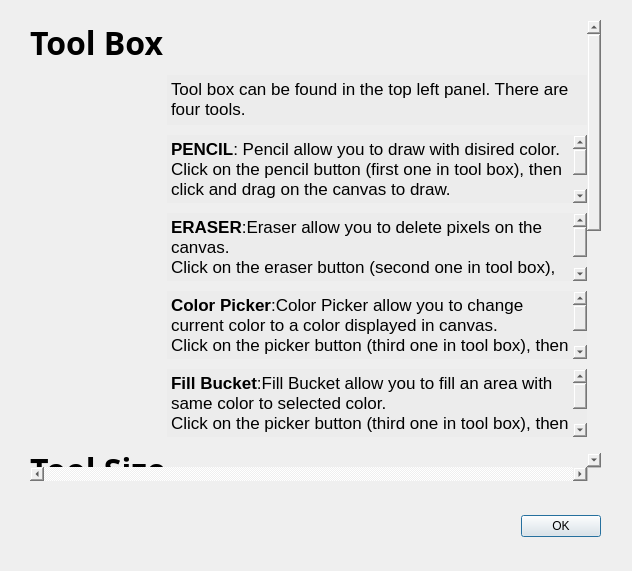
<?xml version="1.0" encoding="UTF-8"?>
<ui version="4.0">
 <class>helpmenu</class>
 <widget class="QDialog" name="helpmenu">
  <property name="geometry">
   <rect>
    <x>0</x>
    <y>0</y>
    <width>632</width>
    <height>571</height>
   </rect>
  </property>
  <property name="maximumSize">
   <size>
    <width>16777215</width>
    <height>10000</height>
   </size>
  </property>
  <property name="windowTitle">
   <string>Help Menu</string>
  </property>
  <widget class="QDialogButtonBox" name="buttonBox">
   <property name="geometry">
    <rect>
     <x>260</x>
     <y>510</y>
     <width>341</width>
     <height>32</height>
    </rect>
   </property>
   <property name="orientation">
    <enum>Qt::Horizontal</enum>
   </property>
   <property name="standardButtons">
    <set>QDialogButtonBox::Ok</set>
   </property>
  </widget>
  <widget class="QScrollArea" name="scrollArea">
   <property name="geometry">
    <rect>
     <x>30</x>
     <y>20</y>
     <width>571</width>
     <height>461</height>
    </rect>
   </property>
   <property name="styleSheet">
    <string notr="true">border:none;</string>
   </property>
   <property name="verticalScrollBarPolicy">
    <enum>Qt::ScrollBarAlwaysOn</enum>
   </property>
   <property name="horizontalScrollBarPolicy">
    <enum>Qt::ScrollBarAlwaysOn</enum>
   </property>
   <property name="sizeAdjustPolicy">
    <enum>QAbstractScrollArea::AdjustToContents</enum>
   </property>
   <property name="widgetResizable">
    <bool>true</bool>
   </property>
   <widget class="QWidget" name="scrollAreaWidgetContents_2">
    <property name="geometry">
     <rect>
      <x>0</x>
      <y>0</y>
      <width>554</width>
      <height>989</height>
     </rect>
    </property>
    <layout class="QGridLayout" name="gridLayout" rowstretch="0,0,0,0,0,0,0,0,0,0,0,0,0,0,0">
     <property name="leftMargin">
      <number>0</number>
     </property>
     <property name="topMargin">
      <number>0</number>
     </property>
     <property name="rightMargin">
      <number>0</number>
     </property>
     <property name="bottomMargin">
      <number>0</number>
     </property>
     <property name="horizontalSpacing">
      <number>5</number>
     </property>
     <property name="verticalSpacing">
      <number>10</number>
     </property>
     <item row="10" column="2">
      <widget class="QTextBrowser" name="frameLabel">
       <property name="styleSheet">
        <string notr="true">background-color: rgb(236, 236, 236);
border:none;</string>
       </property>
       <property name="html">
        <string>&lt;!DOCTYPE HTML PUBLIC &quot;-//W3C//DTD HTML 4.0//EN&quot; &quot;http://www.w3.org/TR/REC-html40/strict.dtd&quot;&gt;
&lt;html&gt;&lt;head&gt;&lt;meta name=&quot;qrichtext&quot; content=&quot;1&quot; /&gt;&lt;meta charset=&quot;utf-8&quot; /&gt;&lt;style type=&quot;text/css&quot;&gt;
p, li { white-space: pre-wrap; }
hr { height: 1px; border-width: 0; }
li.unchecked::marker { content: &quot;\2610&quot;; }
li.checked::marker { content: &quot;\2612&quot;; }
&lt;/style&gt;&lt;/head&gt;&lt;body style=&quot; font-family:'Segoe UI'; font-size:9pt; font-weight:400; font-style:normal;&quot;&gt;
&lt;p style=&quot; margin-top:0px; margin-bottom:0px; margin-left:0px; margin-right:0px; -qt-block-indent:0; text-indent:0px;&quot;&gt;&lt;span style=&quot; font-family:'.AppleSystemUIFont'; font-size:13pt;&quot;&gt;The Frame panel is located on the bottom of the main window.&lt;/span&gt;&lt;/p&gt;
&lt;p style=&quot;-qt-paragraph-type:empty; margin-top:0px; margin-bottom:0px; margin-left:0px; margin-right:0px; -qt-block-indent:0; text-indent:0px; font-family:'.AppleSystemUIFont'; font-size:13pt;&quot;&gt;&lt;br /&gt;&lt;/p&gt;
&lt;p style=&quot; margin-top:0px; margin-bottom:0px; margin-left:0px; margin-right:0px; -qt-block-indent:0; text-indent:0px;&quot;&gt;&lt;span style=&quot; font-family:'.AppleSystemUIFont'; font-size:13pt; font-weight:700;&quot;&gt;Select Frame&lt;/span&gt;&lt;span style=&quot; font-family:'.AppleSystemUIFont'; font-size:13pt;&quot;&gt;: Click on the frame. Frame is selected when the black border showing up. The current canvas is  set to the selected frame.&lt;/span&gt;&lt;/p&gt;
&lt;p style=&quot;-qt-paragraph-type:empty; margin-top:0px; margin-bottom:0px; margin-left:0px; margin-right:0px; -qt-block-indent:0; text-indent:0px; font-family:'.AppleSystemUIFont'; font-size:13pt; font-weight:700;&quot;&gt;&lt;br /&gt;&lt;/p&gt;
&lt;p style=&quot; margin-top:0px; margin-bottom:0px; margin-left:0px; margin-right:0px; -qt-block-indent:0; text-indent:0px;&quot;&gt;&lt;span style=&quot; font-family:'.AppleSystemUIFont'; font-size:13pt; font-weight:700;&quot;&gt;Add Frame&lt;/span&gt;&lt;span style=&quot; font-family:'.AppleSystemUIFont'; font-size:13pt;&quot;&gt;: To add a fame, click on the &lt;/span&gt;&lt;span style=&quot; font-family:'.AppleSystemUIFont'; font-size:13pt; font-weight:700;&quot;&gt;+&lt;/span&gt;&lt;span style=&quot; font-family:'.AppleSystemUIFont'; font-size:13pt;&quot;&gt; button at the right side of the frame. This will create a new frame at the end&lt;/span&gt;&lt;/p&gt;
&lt;p style=&quot;-qt-paragraph-type:empty; margin-top:0px; margin-bottom:0px; margin-left:0px; margin-right:0px; -qt-block-indent:0; text-indent:0px; font-family:'.AppleSystemUIFont'; font-size:13pt;&quot;&gt;&lt;br /&gt;&lt;/p&gt;
&lt;p style=&quot; margin-top:0px; margin-bottom:0px; margin-left:0px; margin-right:0px; -qt-block-indent:0; text-indent:0px;&quot;&gt;&lt;span style=&quot; font-family:'.AppleSystemUIFont'; font-size:13pt; font-weight:700;&quot;&gt;Delete Frame&lt;/span&gt;&lt;span style=&quot; font-family:'.AppleSystemUIFont'; font-size:13pt;&quot;&gt;: To delete a frame, select a frame, then press &lt;/span&gt;&lt;span style=&quot; font-family:'.AppleSystemUIFont'; font-size:13pt; font-weight:700;&quot;&gt;DELETE&lt;/span&gt;&lt;span style=&quot; font-family:'.AppleSystemUIFont'; font-size:13pt;&quot;&gt; key on key board for Windows, press &lt;/span&gt;&lt;span style=&quot; font-family:'.AppleSystemUIFont'; font-size:13pt; font-weight:700;&quot;&gt;BACKSPACE&lt;/span&gt;&lt;span style=&quot; font-family:'.AppleSystemUIFont'; font-size:13pt;&quot;&gt; on MAC.&lt;/span&gt;&lt;/p&gt;&lt;/body&gt;&lt;/html&gt;</string>
       </property>
      </widget>
     </item>
     <item row="7" column="2">
      <widget class="QTextBrowser" name="sizeLabel">
       <property name="styleSheet">
        <string notr="true">background-color: rgb(236, 236, 236);
border:none;</string>
       </property>
       <property name="html">
        <string>&lt;!DOCTYPE HTML PUBLIC &quot;-//W3C//DTD HTML 4.0//EN&quot; &quot;http://www.w3.org/TR/REC-html40/strict.dtd&quot;&gt;
&lt;html&gt;&lt;head&gt;&lt;meta name=&quot;qrichtext&quot; content=&quot;1&quot; /&gt;&lt;meta charset=&quot;utf-8&quot; /&gt;&lt;style type=&quot;text/css&quot;&gt;
p, li { white-space: pre-wrap; }
hr { height: 1px; border-width: 0; }
li.unchecked::marker { content: &quot;\2610&quot;; }
li.checked::marker { content: &quot;\2612&quot;; }
&lt;/style&gt;&lt;/head&gt;&lt;body style=&quot; font-family:'Segoe UI'; font-size:9pt; font-weight:400; font-style:normal;&quot;&gt;
&lt;p style=&quot; margin-top:0px; margin-bottom:0px; margin-left:0px; margin-right:0px; -qt-block-indent:0; text-indent:0px;&quot;&gt;&lt;span style=&quot; font-family:'.AppleSystemUIFont'; font-size:13pt; font-weight:700;&quot;&gt;Size Slider&lt;/span&gt;&lt;span style=&quot; font-family:'.AppleSystemUIFont'; font-size:13pt;&quot;&gt;: the size slider can be found in the bottom left anel. The slide bar controls the size for pencil and earser. &lt;/span&gt;&lt;/p&gt;&lt;/body&gt;&lt;/html&gt;</string>
       </property>
      </widget>
     </item>
     <item row="6" column="0" colspan="3">
      <widget class="QLabel" name="toolSizeLabel">
       <property name="font">
        <font>
         <family>Avenir</family>
         <pointsize>24</pointsize>
         <italic>false</italic>
         <bold>true</bold>
        </font>
       </property>
       <property name="text">
        <string>Tool Size</string>
       </property>
      </widget>
     </item>
     <item row="1" column="2">
      <widget class="QTextBrowser" name="toolTextBrowser">
       <property name="maximumSize">
        <size>
         <width>16777215</width>
         <height>50</height>
        </size>
       </property>
       <property name="autoFillBackground">
        <bool>false</bool>
       </property>
       <property name="styleSheet">
        <string notr="true">background-color: rgb(236, 236, 236);
border:none;</string>
       </property>
       <property name="html">
        <string>&lt;!DOCTYPE HTML PUBLIC &quot;-//W3C//DTD HTML 4.0//EN&quot; &quot;http://www.w3.org/TR/REC-html40/strict.dtd&quot;&gt;
&lt;html&gt;&lt;head&gt;&lt;meta name=&quot;qrichtext&quot; content=&quot;1&quot; /&gt;&lt;meta charset=&quot;utf-8&quot; /&gt;&lt;style type=&quot;text/css&quot;&gt;
p, li { white-space: pre-wrap; }
hr { height: 1px; border-width: 0; }
li.unchecked::marker { content: &quot;\2610&quot;; }
li.checked::marker { content: &quot;\2612&quot;; }
&lt;/style&gt;&lt;/head&gt;&lt;body style=&quot; font-family:'Segoe UI'; font-size:9pt; font-weight:400; font-style:normal;&quot;&gt;
&lt;p style=&quot; margin-top:0px; margin-bottom:0px; margin-left:0px; margin-right:0px; -qt-block-indent:0; text-indent:0px;&quot;&gt;&lt;span style=&quot; font-family:'.AppleSystemUIFont'; font-size:13pt;&quot;&gt;Tool box can be found in the top left panel. There are four tools.&lt;/span&gt;&lt;/p&gt;&lt;/body&gt;&lt;/html&gt;</string>
       </property>
      </widget>
     </item>
     <item row="0" column="0" colspan="3">
      <widget class="QLabel" name="toolBoxLabel">
       <property name="font">
        <font>
         <family>Avenir</family>
         <pointsize>24</pointsize>
         <italic>false</italic>
         <bold>true</bold>
        </font>
       </property>
       <property name="text">
        <string>Tool Box</string>
       </property>
      </widget>
     </item>
     <item row="5" column="0">
      <widget class="QLabel" name="bucketIcon">
       <property name="maximumSize">
        <size>
         <width>64</width>
         <height>65</height>
        </size>
       </property>
       <property name="text">
        <string/>
       </property>
       <property name="pixmap">
        <pixmap resource="Resources.qrc">:/images/icons/Bucket.PNG</pixmap>
       </property>
       <property name="scaledContents">
        <bool>true</bool>
       </property>
      </widget>
     </item>
     <item row="13" column="0">
      <widget class="QLabel" name="colorLabel">
       <property name="font">
        <font>
         <family>Avenir</family>
         <pointsize>24</pointsize>
         <italic>false</italic>
         <bold>true</bold>
        </font>
       </property>
       <property name="text">
        <string>Color</string>
       </property>
      </widget>
     </item>
     <item row="8" column="0">
      <widget class="QLabel" name="framesLabel">
       <property name="font">
        <font>
         <family>Avenir</family>
         <pointsize>24</pointsize>
         <italic>false</italic>
         <bold>true</bold>
        </font>
       </property>
       <property name="text">
        <string>Frames</string>
       </property>
      </widget>
     </item>
     <item row="12" column="2">
      <widget class="QTextBrowser" name="previewTextBrowser">
       <property name="styleSheet">
        <string notr="true">background-color: rgb(236, 236, 236);
border:none;</string>
       </property>
       <property name="html">
        <string>&lt;!DOCTYPE HTML PUBLIC &quot;-//W3C//DTD HTML 4.0//EN&quot; &quot;http://www.w3.org/TR/REC-html40/strict.dtd&quot;&gt;
&lt;html&gt;&lt;head&gt;&lt;meta name=&quot;qrichtext&quot; content=&quot;1&quot; /&gt;&lt;meta charset=&quot;utf-8&quot; /&gt;&lt;style type=&quot;text/css&quot;&gt;
p, li { white-space: pre-wrap; }
hr { height: 1px; border-width: 0; }
li.unchecked::marker { content: &quot;\2610&quot;; }
li.checked::marker { content: &quot;\2612&quot;; }
&lt;/style&gt;&lt;/head&gt;&lt;body style=&quot; font-family:'Segoe UI'; font-size:9pt; font-weight:400; font-style:normal;&quot;&gt;
&lt;p style=&quot; margin-top:0px; margin-bottom:0px; margin-left:0px; margin-right:0px; -qt-block-indent:0; text-indent:0px;&quot;&gt;&lt;span style=&quot; font-family:'.AppleSystemUIFont'; font-size:13pt;&quot;&gt;The Preview panel is located on the top right of the main window.&lt;/span&gt;&lt;/p&gt;
&lt;p style=&quot;-qt-paragraph-type:empty; margin-top:0px; margin-bottom:0px; margin-left:0px; margin-right:0px; -qt-block-indent:0; text-indent:0px; font-family:'.AppleSystemUIFont'; font-size:13pt;&quot;&gt;&lt;br /&gt;&lt;/p&gt;
&lt;p style=&quot; margin-top:0px; margin-bottom:0px; margin-left:0px; margin-right:0px; -qt-block-indent:0; text-indent:0px;&quot;&gt;&lt;span style=&quot; font-family:'.AppleSystemUIFont'; font-size:13pt; font-weight:700;&quot;&gt;Preview Window&lt;/span&gt;&lt;span style=&quot; font-family:'.AppleSystemUIFont'; font-size:13pt;&quot;&gt;: Preview window would show the current animation as if user export it.&lt;/span&gt;&lt;/p&gt;
&lt;p style=&quot;-qt-paragraph-type:empty; margin-top:0px; margin-bottom:0px; margin-left:0px; margin-right:0px; -qt-block-indent:0; text-indent:0px; font-family:'.AppleSystemUIFont'; font-size:13pt; font-weight:700;&quot;&gt;&lt;br /&gt;&lt;/p&gt;
&lt;p style=&quot; margin-top:0px; margin-bottom:0px; margin-left:0px; margin-right:0px; -qt-block-indent:0; text-indent:0px;&quot;&gt;&lt;span style=&quot; font-family:'.AppleSystemUIFont'; font-size:13pt; font-weight:700;&quot;&gt;FPS Silder&lt;/span&gt;&lt;span style=&quot; font-family:'.AppleSystemUIFont'; font-size:13pt;&quot;&gt;: The slider control the frame rate per second, which is the speed that the animation will be played.&lt;/span&gt;&lt;/p&gt;&lt;/body&gt;&lt;/html&gt;</string>
       </property>
      </widget>
     </item>
     <item row="14" column="2">
      <widget class="QTextBrowser" name="colorTextBrowser">
       <property name="styleSheet">
        <string notr="true">background-color: rgb(236, 236, 236);
border:none;</string>
       </property>
       <property name="html">
        <string>&lt;!DOCTYPE HTML PUBLIC &quot;-//W3C//DTD HTML 4.0//EN&quot; &quot;http://www.w3.org/TR/REC-html40/strict.dtd&quot;&gt;
&lt;html&gt;&lt;head&gt;&lt;meta name=&quot;qrichtext&quot; content=&quot;1&quot; /&gt;&lt;meta charset=&quot;utf-8&quot; /&gt;&lt;style type=&quot;text/css&quot;&gt;
p, li { white-space: pre-wrap; }
hr { height: 1px; border-width: 0; }
li.unchecked::marker { content: &quot;\2610&quot;; }
li.checked::marker { content: &quot;\2612&quot;; }
&lt;/style&gt;&lt;/head&gt;&lt;body style=&quot; font-family:'Segoe UI'; font-size:9pt; font-weight:400; font-style:normal;&quot;&gt;
&lt;p style=&quot; margin-top:0px; margin-bottom:0px; margin-left:0px; margin-right:0px; -qt-block-indent:0; text-indent:0px;&quot;&gt;&lt;span style=&quot; font-family:'.AppleSystemUIFont'; font-size:13pt;&quot;&gt;The color panel is located on the bottom right corner of the main window.&lt;/span&gt;&lt;/p&gt;
&lt;p style=&quot;-qt-paragraph-type:empty; margin-top:0px; margin-bottom:0px; margin-left:0px; margin-right:0px; -qt-block-indent:0; text-indent:0px; font-family:'.AppleSystemUIFont'; font-size:13pt;&quot;&gt;&lt;br /&gt;&lt;/p&gt;
&lt;p style=&quot; margin-top:0px; margin-bottom:0px; margin-left:0px; margin-right:0px; -qt-block-indent:0; text-indent:0px;&quot;&gt;&lt;span style=&quot; font-family:'.AppleSystemUIFont'; font-size:13pt; font-weight:700;&quot;&gt;Current Color&lt;/span&gt;&lt;span style=&quot; font-family:'.AppleSystemUIFont'; font-size:13pt;&quot;&gt;: This display the current color that the tool is using.&lt;/span&gt;&lt;/p&gt;
&lt;p style=&quot;-qt-paragraph-type:empty; margin-top:0px; margin-bottom:0px; margin-left:0px; margin-right:0px; -qt-block-indent:0; text-indent:0px; font-family:'.AppleSystemUIFont'; font-size:13pt; font-weight:700;&quot;&gt;&lt;br /&gt;&lt;/p&gt;
&lt;p style=&quot; margin-top:0px; margin-bottom:0px; margin-left:0px; margin-right:0px; -qt-block-indent:0; text-indent:0px;&quot;&gt;&lt;span style=&quot; font-family:'.AppleSystemUIFont'; font-size:13pt; font-weight:700;&quot;&gt;Custom Colors&lt;/span&gt;&lt;span style=&quot; font-family:'.AppleSystemUIFont'; font-size:13pt;&quot;&gt;: There are five slots that allows you to save color. &lt;/span&gt;&lt;span style=&quot; font-family:'.AppleSystemUIFont'; font-size:13pt; font-weight:700;&quot;&gt;Click &lt;/span&gt;&lt;span style=&quot; font-family:'.AppleSystemUIFont'; font-size:13pt;&quot;&gt;on the current color and &lt;/span&gt;&lt;span style=&quot; font-family:'.AppleSystemUIFont'; font-size:13pt; font-weight:700;&quot;&gt;Drag&lt;/span&gt;&lt;span style=&quot; font-family:'.AppleSystemUIFont'; font-size:13pt;&quot;&gt; it to the slot to save it.&lt;/span&gt;&lt;/p&gt;
&lt;p style=&quot;-qt-paragraph-type:empty; margin-top:0px; margin-bottom:0px; margin-left:0px; margin-right:0px; -qt-block-indent:0; text-indent:0px; font-family:'.AppleSystemUIFont'; font-size:13pt;&quot;&gt;&lt;br /&gt;&lt;/p&gt;
&lt;p style=&quot; margin-top:0px; margin-bottom:0px; margin-left:0px; margin-right:0px; -qt-block-indent:0; text-indent:0px;&quot;&gt;&lt;span style=&quot; font-family:'.AppleSystemUIFont'; font-size:13pt; font-weight:700;&quot;&gt;Alpha Colors&lt;/span&gt;&lt;span style=&quot; font-family:'.AppleSystemUIFont'; font-size:13pt;&quot;&gt;: The slider control the alpha of the current color, where 0 is totally transparent, and 1 is not transparent. &lt;/span&gt;&lt;/p&gt;
&lt;p style=&quot;-qt-paragraph-type:empty; margin-top:0px; margin-bottom:0px; margin-left:0px; margin-right:0px; -qt-block-indent:0; text-indent:0px; font-family:'.AppleSystemUIFont'; font-size:13pt;&quot;&gt;&lt;br /&gt;&lt;/p&gt;
&lt;p style=&quot; margin-top:0px; margin-bottom:0px; margin-left:0px; margin-right:0px; -qt-block-indent:0; text-indent:0px;&quot;&gt;&lt;span style=&quot; font-family:'.AppleSystemUIFont'; font-size:13pt; font-weight:700;&quot;&gt;Change Color&lt;/span&gt;&lt;span style=&quot; font-family:'.AppleSystemUIFont'; font-size:13pt;&quot;&gt;: Press this button to open the color wheel, this allows you to pick any color.&lt;/span&gt;&lt;/p&gt;&lt;/body&gt;&lt;/html&gt;</string>
       </property>
      </widget>
     </item>
     <item row="4" column="0">
      <widget class="QLabel" name="pickerIcon">
       <property name="maximumSize">
        <size>
         <width>64</width>
         <height>64</height>
        </size>
       </property>
       <property name="text">
        <string/>
       </property>
       <property name="pixmap">
        <pixmap resource="Resources.qrc">:/images/icons/Picker.PNG</pixmap>
       </property>
       <property name="scaledContents">
        <bool>true</bool>
       </property>
      </widget>
     </item>
     <item row="4" column="2">
      <widget class="QTextBrowser" name="pickerTextBrowser">
       <property name="styleSheet">
        <string notr="true">background-color: rgb(236, 236, 236);
border:none;</string>
       </property>
       <property name="html">
        <string>&lt;!DOCTYPE HTML PUBLIC &quot;-//W3C//DTD HTML 4.0//EN&quot; &quot;http://www.w3.org/TR/REC-html40/strict.dtd&quot;&gt;
&lt;html&gt;&lt;head&gt;&lt;meta name=&quot;qrichtext&quot; content=&quot;1&quot; /&gt;&lt;meta charset=&quot;utf-8&quot; /&gt;&lt;style type=&quot;text/css&quot;&gt;
p, li { white-space: pre-wrap; }
hr { height: 1px; border-width: 0; }
li.unchecked::marker { content: &quot;\2610&quot;; }
li.checked::marker { content: &quot;\2612&quot;; }
&lt;/style&gt;&lt;/head&gt;&lt;body style=&quot; font-family:'Segoe UI'; font-size:9pt; font-weight:400; font-style:normal;&quot;&gt;
&lt;p style=&quot; margin-top:0px; margin-bottom:0px; margin-left:0px; margin-right:0px; -qt-block-indent:0; text-indent:0px;&quot;&gt;&lt;span style=&quot; font-family:'.AppleSystemUIFont'; font-size:13pt; font-weight:700;&quot;&gt;Color Picker&lt;/span&gt;&lt;span style=&quot; font-family:'.AppleSystemUIFont'; font-size:13pt;&quot;&gt;:Color Picker allow you to change current color to a color displayed in canvas.&lt;/span&gt;&lt;/p&gt;
&lt;p style=&quot; margin-top:0px; margin-bottom:0px; margin-left:0px; margin-right:0px; -qt-block-indent:0; text-indent:0px;&quot;&gt;&lt;span style=&quot; font-family:'.AppleSystemUIFont'; font-size:13pt;&quot;&gt;Click on the picker button (third one in tool box), then click on the disered color in canvas. Notice any transparent color will be consider as a nontrasparent lighter color.&lt;/span&gt;&lt;/p&gt;&lt;/body&gt;&lt;/html&gt;</string>
       </property>
      </widget>
     </item>
     <item row="3" column="2">
      <widget class="QTextBrowser" name="eraserTextBrowser">
       <property name="styleSheet">
        <string notr="true">background-color: rgb(236, 236, 236);
border:none;</string>
       </property>
       <property name="html">
        <string>&lt;!DOCTYPE HTML PUBLIC &quot;-//W3C//DTD HTML 4.0//EN&quot; &quot;http://www.w3.org/TR/REC-html40/strict.dtd&quot;&gt;
&lt;html&gt;&lt;head&gt;&lt;meta name=&quot;qrichtext&quot; content=&quot;1&quot; /&gt;&lt;meta charset=&quot;utf-8&quot; /&gt;&lt;style type=&quot;text/css&quot;&gt;
p, li { white-space: pre-wrap; }
hr { height: 1px; border-width: 0; }
li.unchecked::marker { content: &quot;\2610&quot;; }
li.checked::marker { content: &quot;\2612&quot;; }
&lt;/style&gt;&lt;/head&gt;&lt;body style=&quot; font-family:'Segoe UI'; font-size:9pt; font-weight:400; font-style:normal;&quot;&gt;
&lt;p style=&quot; margin-top:0px; margin-bottom:0px; margin-left:0px; margin-right:0px; -qt-block-indent:0; text-indent:0px;&quot;&gt;&lt;span style=&quot; font-family:'.AppleSystemUIFont'; font-size:13pt; font-weight:700;&quot;&gt;ERASER&lt;/span&gt;&lt;span style=&quot; font-family:'.AppleSystemUIFont'; font-size:13pt;&quot;&gt;:Eraser allow you to delete pixels on the canvas.&lt;/span&gt;&lt;/p&gt;
&lt;p style=&quot; margin-top:0px; margin-bottom:0px; margin-left:0px; margin-right:0px; -qt-block-indent:0; text-indent:0px;&quot;&gt;&lt;span style=&quot; font-family:'.AppleSystemUIFont'; font-size:13pt;&quot;&gt;Click on the eraser button (second one in tool box), then click and drag on the canvas to delete pixel. &lt;/span&gt;&lt;/p&gt;&lt;/body&gt;&lt;/html&gt;</string>
       </property>
      </widget>
     </item>
     <item row="5" column="2">
      <widget class="QTextBrowser" name="bucketTextBrowser">
       <property name="styleSheet">
        <string notr="true">background-color: rgb(236, 236, 236);
border:none;</string>
       </property>
       <property name="html">
        <string>&lt;!DOCTYPE HTML PUBLIC &quot;-//W3C//DTD HTML 4.0//EN&quot; &quot;http://www.w3.org/TR/REC-html40/strict.dtd&quot;&gt;
&lt;html&gt;&lt;head&gt;&lt;meta name=&quot;qrichtext&quot; content=&quot;1&quot; /&gt;&lt;meta charset=&quot;utf-8&quot; /&gt;&lt;style type=&quot;text/css&quot;&gt;
p, li { white-space: pre-wrap; }
hr { height: 1px; border-width: 0; }
li.unchecked::marker { content: &quot;\2610&quot;; }
li.checked::marker { content: &quot;\2612&quot;; }
&lt;/style&gt;&lt;/head&gt;&lt;body style=&quot; font-family:'Segoe UI'; font-size:9pt; font-weight:400; font-style:normal;&quot;&gt;
&lt;p style=&quot; margin-top:0px; margin-bottom:0px; margin-left:0px; margin-right:0px; -qt-block-indent:0; text-indent:0px;&quot;&gt;&lt;span style=&quot; font-family:'.AppleSystemUIFont'; font-size:13pt; font-weight:700;&quot;&gt;Fill Bucket&lt;/span&gt;&lt;span style=&quot; font-family:'.AppleSystemUIFont'; font-size:13pt;&quot;&gt;:Fill Bucket allow you to fill an area with same color to selected color.&lt;/span&gt;&lt;/p&gt;
&lt;p style=&quot; margin-top:0px; margin-bottom:0px; margin-left:0px; margin-right:0px; -qt-block-indent:0; text-indent:0px;&quot;&gt;&lt;span style=&quot; font-family:'.AppleSystemUIFont'; font-size:13pt;&quot;&gt;Click on the picker button (third one in tool box), then click on the disered color in canvas. Notice any transparent color will be consider as a nontrasparent lighter color.&lt;/span&gt;&lt;/p&gt;&lt;/body&gt;&lt;/html&gt;</string>
       </property>
      </widget>
     </item>
     <item row="11" column="0">
      <widget class="QLabel" name="previewLabel">
       <property name="font">
        <font>
         <family>Avenir</family>
         <pointsize>24</pointsize>
         <italic>false</italic>
         <bold>true</bold>
        </font>
       </property>
       <property name="text">
        <string>Preview</string>
       </property>
      </widget>
     </item>
     <item row="3" column="0">
      <widget class="QLabel" name="eraserIcon">
       <property name="maximumSize">
        <size>
         <width>64</width>
         <height>64</height>
        </size>
       </property>
       <property name="text">
        <string/>
       </property>
       <property name="pixmap">
        <pixmap resource="Resources.qrc">:/images/icons/Eraser.PNG</pixmap>
       </property>
       <property name="scaledContents">
        <bool>true</bool>
       </property>
      </widget>
     </item>
     <item row="14" column="0">
      <widget class="QLabel" name="colorIcon">
       <property name="maximumSize">
        <size>
         <width>64</width>
         <height>65</height>
        </size>
       </property>
       <property name="text">
        <string/>
       </property>
       <property name="pixmap">
        <pixmap resource="Resources.qrc">:/images/icons/Color.PNG</pixmap>
       </property>
       <property name="scaledContents">
        <bool>true</bool>
       </property>
      </widget>
     </item>
     <item row="2" column="2">
      <widget class="QTextBrowser" name="pencilTextBrowser">
       <property name="styleSheet">
        <string notr="true">background-color: rgb(236, 236, 236);
border:none;</string>
       </property>
       <property name="html">
        <string>&lt;!DOCTYPE HTML PUBLIC &quot;-//W3C//DTD HTML 4.0//EN&quot; &quot;http://www.w3.org/TR/REC-html40/strict.dtd&quot;&gt;
&lt;html&gt;&lt;head&gt;&lt;meta name=&quot;qrichtext&quot; content=&quot;1&quot; /&gt;&lt;meta charset=&quot;utf-8&quot; /&gt;&lt;style type=&quot;text/css&quot;&gt;
p, li { white-space: pre-wrap; }
hr { height: 1px; border-width: 0; }
li.unchecked::marker { content: &quot;\2610&quot;; }
li.checked::marker { content: &quot;\2612&quot;; }
&lt;/style&gt;&lt;/head&gt;&lt;body style=&quot; font-family:'Segoe UI'; font-size:9pt; font-weight:400; font-style:normal;&quot;&gt;
&lt;p style=&quot; margin-top:0px; margin-bottom:0px; margin-left:0px; margin-right:0px; -qt-block-indent:0; text-indent:0px;&quot;&gt;&lt;span style=&quot; font-family:'.AppleSystemUIFont'; font-size:13pt; font-weight:700;&quot;&gt;PENCIL&lt;/span&gt;&lt;span style=&quot; font-family:'.AppleSystemUIFont'; font-size:13pt;&quot;&gt;: Pencil allow you to draw with disired color. &lt;/span&gt;&lt;/p&gt;
&lt;p style=&quot; margin-top:0px; margin-bottom:0px; margin-left:0px; margin-right:0px; -qt-block-indent:0; text-indent:0px;&quot;&gt;&lt;span style=&quot; font-family:'.AppleSystemUIFont'; font-size:13pt;&quot;&gt;Click on the pencil button (first one in tool box), then click and drag on the canvas to draw.&lt;/span&gt;&lt;/p&gt;
&lt;p style=&quot; margin-top:0px; margin-bottom:0px; margin-left:0px; margin-right:0px; -qt-block-indent:0; text-indent:0px;&quot;&gt;&lt;span style=&quot; font-family:'.AppleSystemUIFont'; font-size:13pt;&quot;&gt;You can access the desired color in the color panel, which is in the bottom right.&lt;/span&gt;&lt;/p&gt;&lt;/body&gt;&lt;/html&gt;</string>
       </property>
      </widget>
     </item>
     <item row="2" column="0">
      <widget class="QLabel" name="pencilIcon">
       <property name="maximumSize">
        <size>
         <width>64</width>
         <height>64</height>
        </size>
       </property>
       <property name="text">
        <string/>
       </property>
       <property name="pixmap">
        <pixmap resource="Resources.qrc">:/images/icons/Pencil.PNG</pixmap>
       </property>
       <property name="scaledContents">
        <bool>true</bool>
       </property>
       <property name="margin">
        <number>10</number>
       </property>
      </widget>
     </item>
    </layout>
   </widget>
  </widget>
 </widget>
 <resources>
  <include location="Resources.qrc"/>
 </resources>
 <connections>
  <connection>
   <sender>buttonBox</sender>
   <signal>accepted()</signal>
   <receiver>helpmenu</receiver>
   <slot>accept()</slot>
   <hints>
    <hint type="sourcelabel">
     <x>248</x>
     <y>254</y>
    </hint>
    <hint type="destinationlabel">
     <x>157</x>
     <y>274</y>
    </hint>
   </hints>
  </connection>
  <connection>
   <sender>buttonBox</sender>
   <signal>rejected()</signal>
   <receiver>helpmenu</receiver>
   <slot>reject()</slot>
   <hints>
    <hint type="sourcelabel">
     <x>316</x>
     <y>260</y>
    </hint>
    <hint type="destinationlabel">
     <x>286</x>
     <y>274</y>
    </hint>
   </hints>
  </connection>
 </connections>
</ui>
